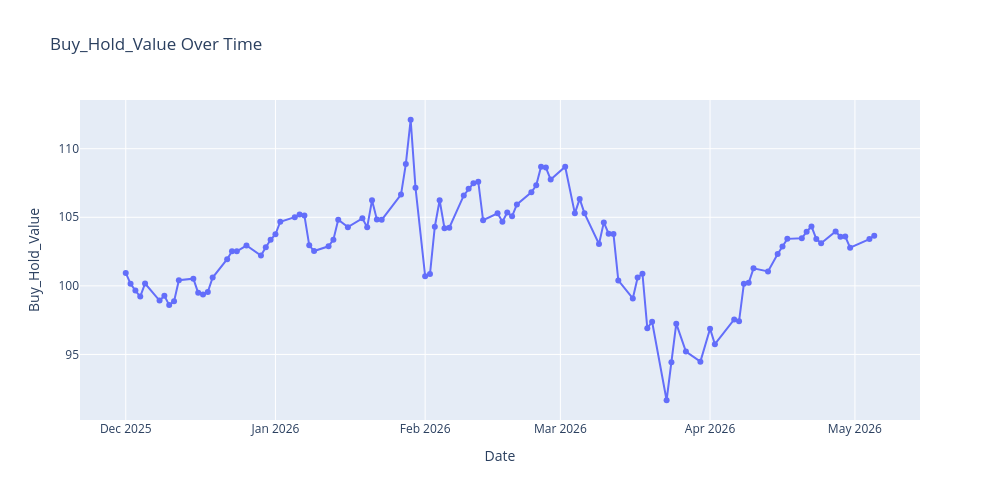

The notebook cell this image was saved under:
### Code cell
#NSE500
final_df = prepare_and_process_portfolio(
    input_file=r"C:\Users\anike\Desktop\Ocean_dev\Momentum Handover\Momentum Handover\MOMENTUM_DB_2\Stocks_old\Nifty_500_2025_Apr_20_stocks_results\master_momentum_summary.xlsx",
    start_date="2025-11-11",
    end_date=pd.Timestamp.today().normalize().strftime('%Y-%m-%d') ,
    output_folder="Trials",
    process_portfolio=process_portfolio
)
